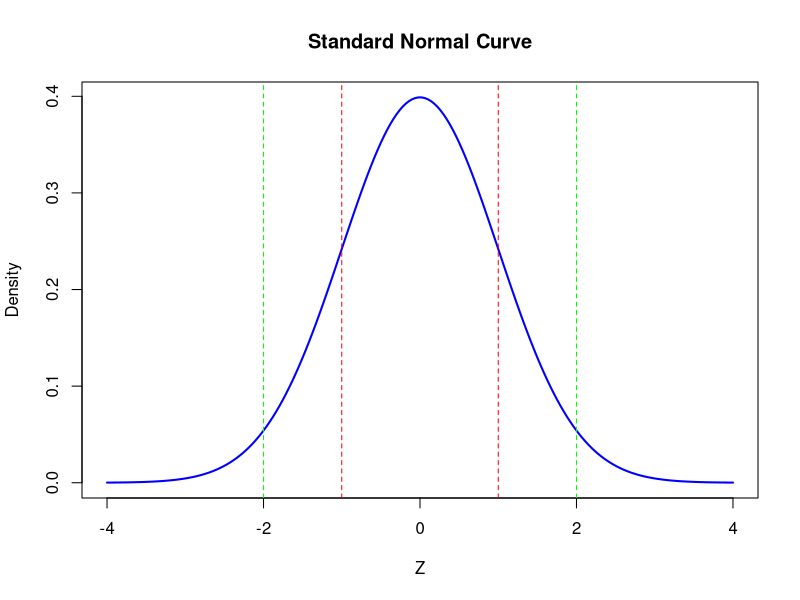
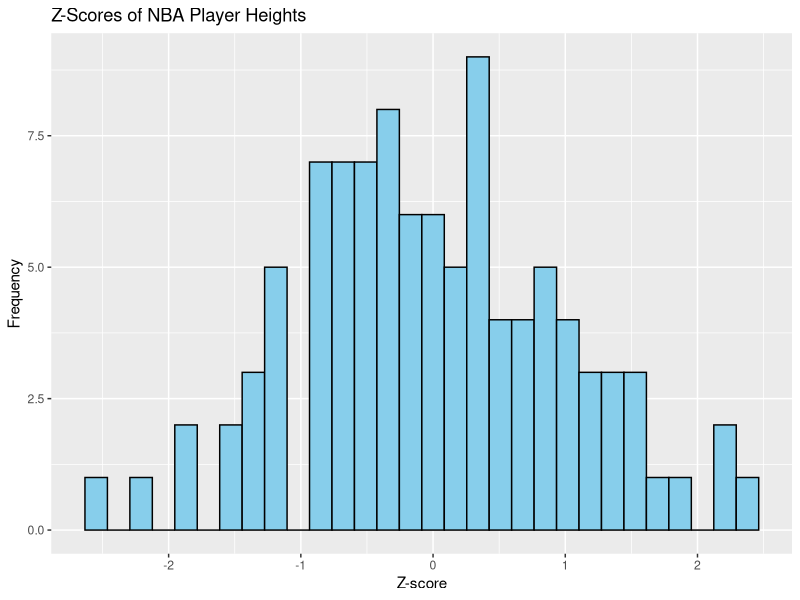
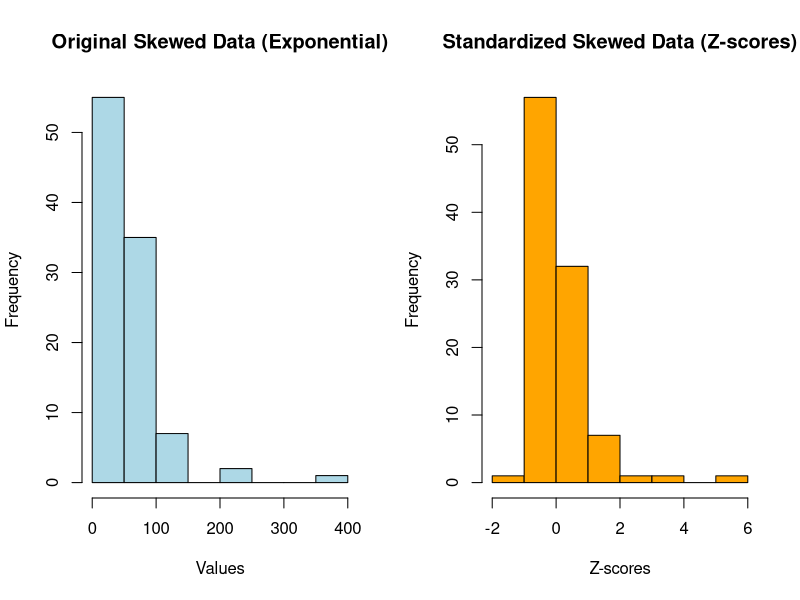
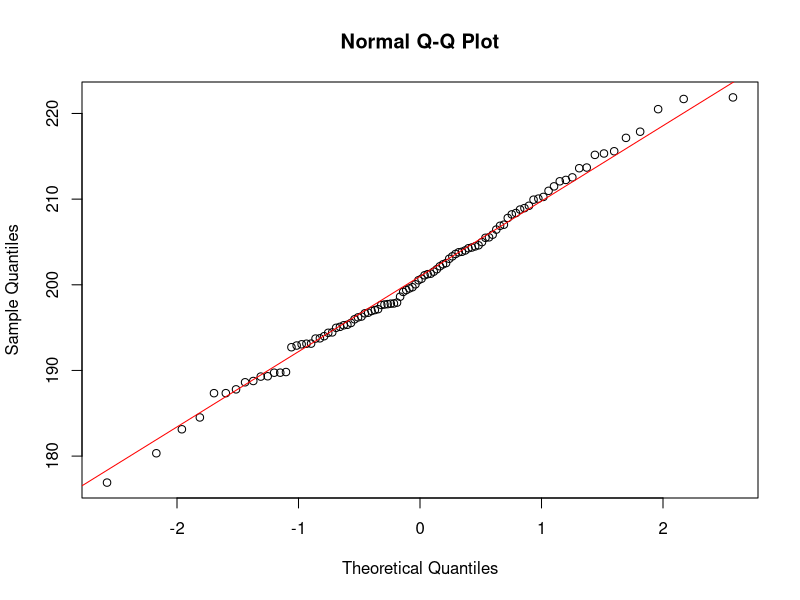
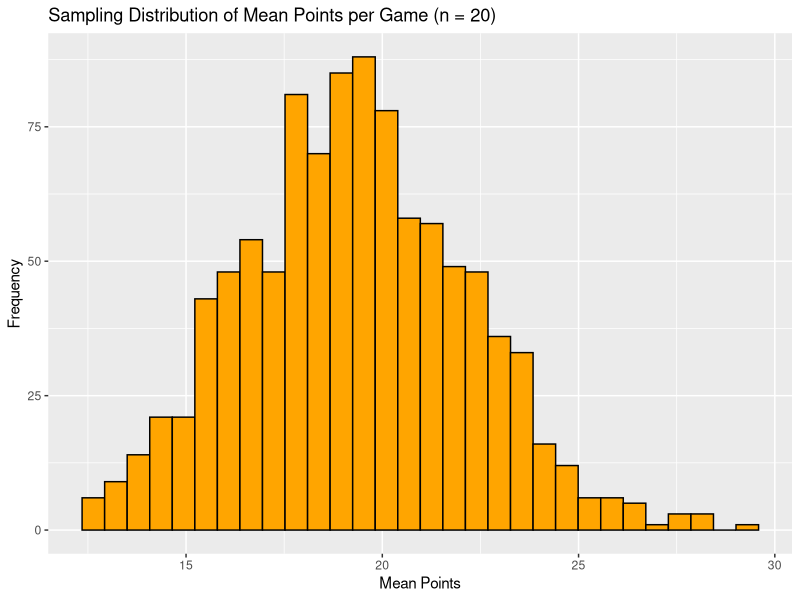
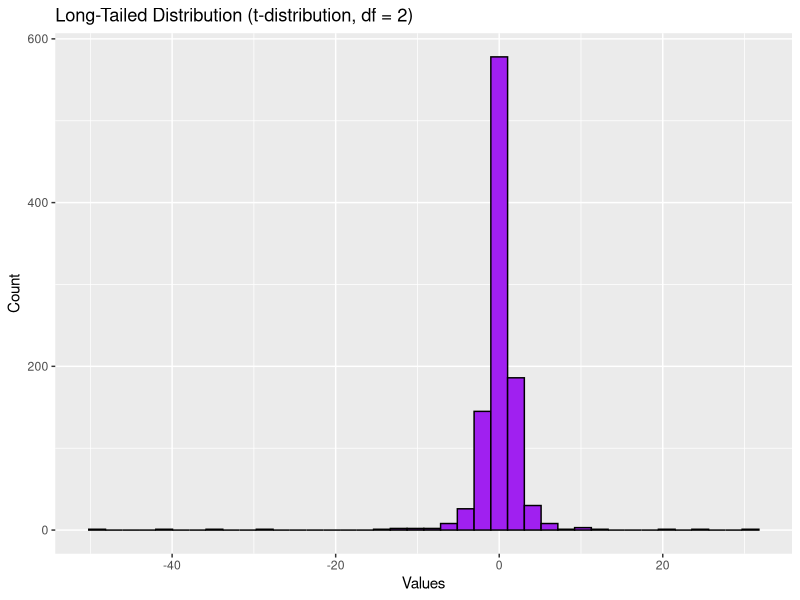
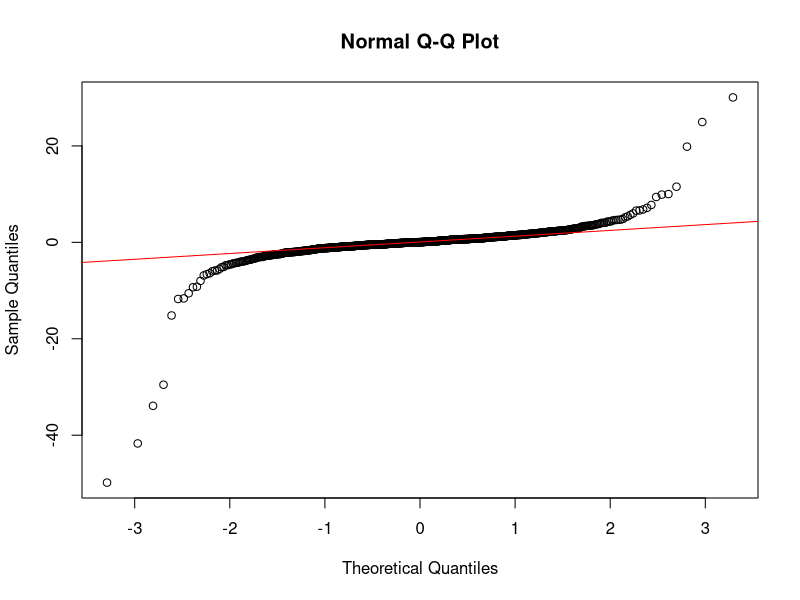
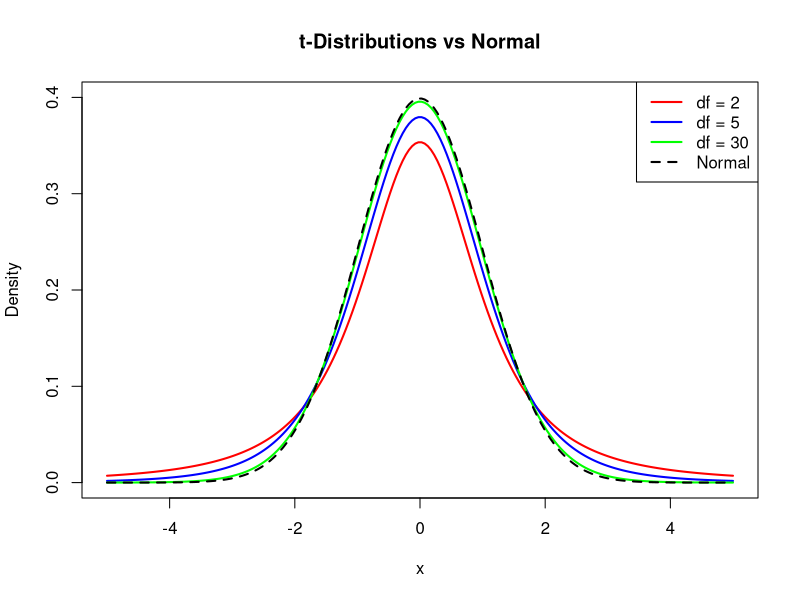

Generate these figures, in order, with R:
## ---- chunk 1
knitr::opts_chunk$set(echo = TRUE)
library(ggplot2)
library(dplyr)
library(readr)
## ---- chunk 2
x <- seq(-4, 4, length = 200)
y <- dnorm(x)
plot(x, y, type = "l", lwd = 2, col = "blue", main = "Standard Normal Curve", xlab = "Z", ylab = "Density")
abline(v = c(-1, 1), col = "red", lty = 2)
abline(v = c(-2, 2), col = "green", lty = 2)
## ---- chunk 3
set.seed(123)
nba_heights <- rnorm(100, mean = 200, sd = 10)
z_scores <- scale(nba_heights)

ggplot(data.frame(z_scores), aes(x = z_scores)) +
  geom_histogram(bins = 30, fill = "skyblue", color = "black") +
  ggtitle("Z-Scores of NBA Player Heights") +
  xlab("Z-score") + ylab("Frequency")
## ---- chunk 4
set.seed(123)
skewed_data <- rexp(100, rate = 1/50)  # Right-skewed distribution
z_scores_skewed <- scale(skewed_data)

par(mfrow = c(1, 2))

# Original skewed data
hist(skewed_data, col = 'lightblue', main = 'Original Skewed Data (Exponential)',
     xlab = 'Values')

# Standardized skewed data
hist(z_scores_skewed, col = 'orange', main = 'Standardized Skewed Data (Z-scores)',
     xlab = 'Z-scores')

par(mfrow = c(1, 1))

## ---- chunk 5
qqnorm(nba_heights)
qqline(nba_heights, col = "red")
## ---- chunk 6

set.seed(42)
# Simulate 1000 game scores: typical basketball scoring with occasional outliers
game_points <- rgamma(1000, shape = 2, scale = 10)

# Generate sampling distribution of means from samples of 20 games each
sample_means <- replicate(1000, mean(sample(game_points, 20)))

# Plot the histogram of sample means
ggplot(data.frame(sample_means), aes(x = sample_means)) +
  geom_histogram(bins = 30, fill = "orange", color = "black") +
  ggtitle("Sampling Distribution of Mean Points per Game (n = 20)") +
  xlab("Mean Points") + ylab("Frequency")
## ---- chunk 7
set.seed(1)
# Student's t-distribution with low degrees of freedom (heavy tails)
long_tail_data <- rt(1000, df = 2)

# Histogram to show fat tails
ggplot(data.frame(long_tail_data), aes(x = long_tail_data)) +
  geom_histogram(bins = 40, fill = "purple", color = "black") +
  ggtitle("Long-Tailed Distribution (t-distribution, df = 2)") +
  xlab("Values") + ylab("Count")
## ---- chunk 8
qqnorm(long_tail_data)
qqline(long_tail_data, col = "red")
## ---- chunk 9
x <- seq(-5, 5, length = 200)
plot(x, dt(x, df = 2), type = "l", col = "red", lwd = 2, ylim = c(0, 0.4),
     ylab = "Density", main = "t-Distributions vs Normal")
lines(x, dt(x, df = 5), col = "blue", lwd = 2)
lines(x, dt(x, df = 30), col = "green", lwd = 2)
lines(x, dnorm(x), col = "black", lwd = 2, lty = 2)
legend("topright", legend = c("df = 2", "df = 5", "df = 30", "Normal"),
       col = c("red", "blue", "green", "black"), lty = c(1,1,1,2), lwd = 2)
